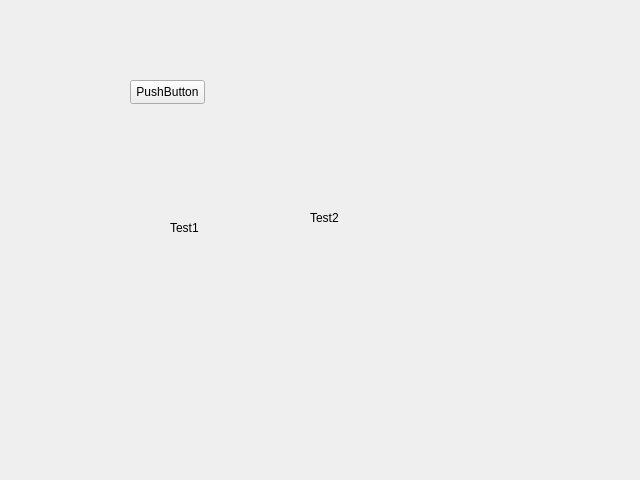
<?xml version="1.0" encoding="UTF-8"?>
<ui version="4.0">
 <class>EventWindow</class>
 <widget class="QWidget" name="EventWindow">
  <property name="geometry">
   <rect>
    <x>0</x>
    <y>0</y>
    <width>640</width>
    <height>480</height>
   </rect>
  </property>
  <property name="windowTitle">
   <string>Form</string>
  </property>
  <widget class="QPushButton" name="testButton">
   <property name="geometry">
    <rect>
     <x>130</x>
     <y>80</y>
     <width>75</width>
     <height>24</height>
    </rect>
   </property>
   <property name="text">
    <string>PushButton</string>
   </property>
  </widget>
  <widget class="QLabel" name="label">
   <property name="geometry">
    <rect>
     <x>170</x>
     <y>220</y>
     <width>49</width>
     <height>16</height>
    </rect>
   </property>
   <property name="text">
    <string>Test1</string>
   </property>
  </widget>
  <widget class="QLabel" name="label_2">
   <property name="geometry">
    <rect>
     <x>310</x>
     <y>210</y>
     <width>49</width>
     <height>16</height>
    </rect>
   </property>
   <property name="text">
    <string>Test2</string>
   </property>
  </widget>
 </widget>
 <resources/>
 <connections/>
</ui>
